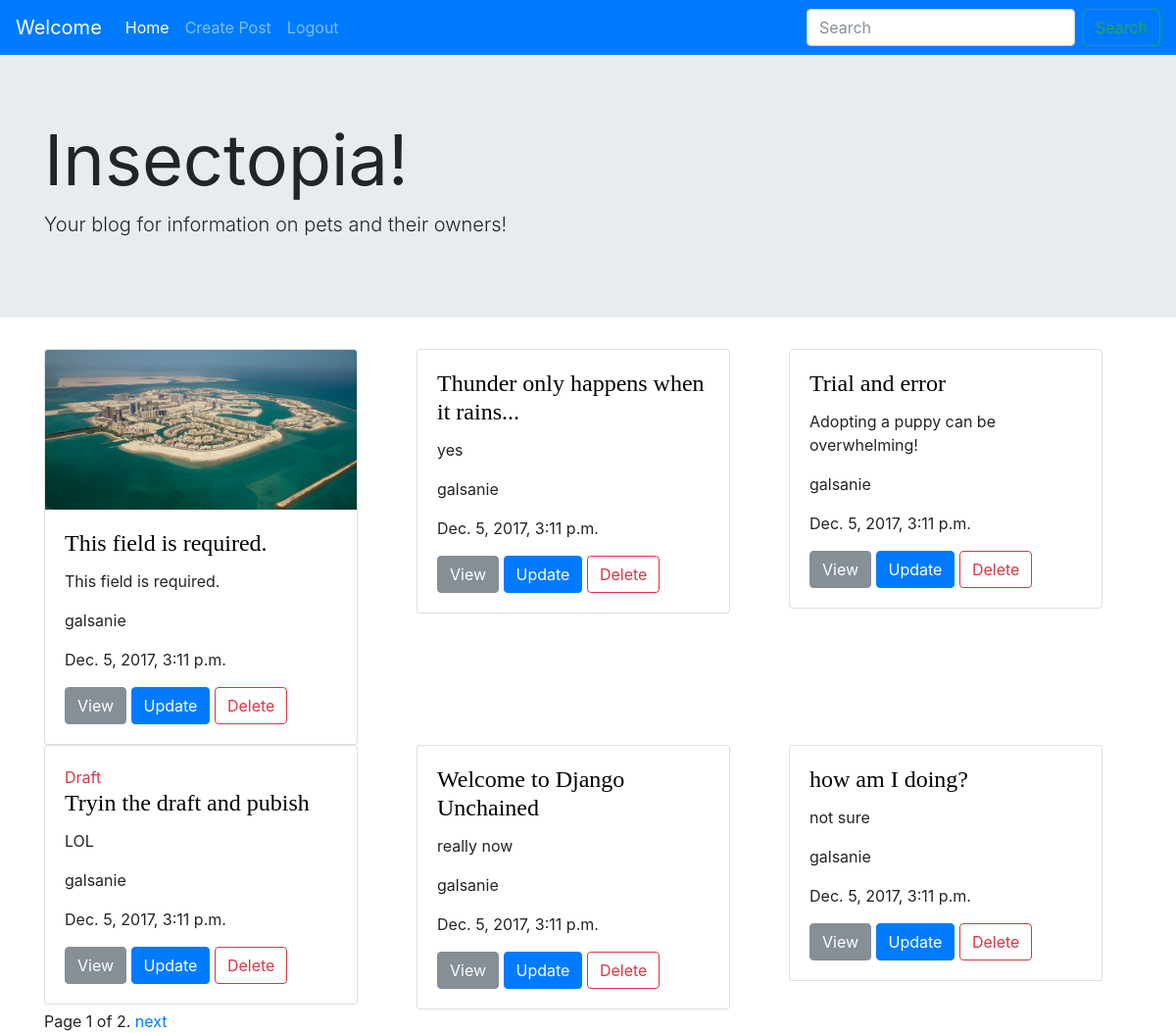
Page /posts/list/ (signed in) on the committed database.
### posts/models.py (models this page shows, shortened)
class Post(models.Model):
	title = models.CharField(max_length=225)
	author = models.ForeignKey(User, default=1)
	slug = models.SlugField(unique=True)
	content = models.TextField()
	updated = models.DateTimeField(auto_now=True, auto_now_add=False)
	timestamp = models.DateTimeField(auto_now=False, auto_now_add=True)
	img = models.ImageField(null=True, blank=True, upload_to="post_images")
	draft = models.BooleanField(default=False)
	publish = models.DateField()
	def get_absolute_url(self):
		return reverse("posts:detail", kwargs={"post_slug": self.slug})
	class Meta:
		ordering = [ "title" ]

### posts/views.py (the view, shortened to what this page needs)
def post_list(request):
	today = timezone.now().date()
	objects = Post.objects.filter(draft=False, publish__lte=today)#.order_by('title') <==this could be added here in case you want to ovverride the Model ordering
	if request.user.is_staff:
		objects= Post.objects.all()
	query = request.GET.get('q')
	paginator = Paginator(objects, 6)
	number = request.GET.get ('page')
	try:
		objects = paginator.page(number)
	except PageNotAnInteger:
		objects = paginator.page(1)
	except EmptyPage:
		objects = paginator.page(paginator.num_pages)
	context = {
		"post_items": objects,
		"today": today,
	}
	return render(request, "post_list.html", context)

### posts/templates/post_list.html (shortened to what this page needs)
{% extends "base.html" %}
{% block content %}
    <div class="row justify-content-center">
	{% for item in post_items %}
    <div class="col-sm-12 col-md-6 col-lg-4">
		<div class="card" style="width: 20rem;">
	<div class="thumbnail">
   		{% if item.img %}
        	<img src="{{item.img.url}}" alt="" class="card-img-top">
    	{% endif %}
    </div>
  	<div class="card-body">
    {% if item.draft %}
        <span class="text-danger">Draft</span>
    {% endif %}
    <h4 class="card-title"><a class="cardcustomlink" href="{% url 'posts:detail' post_slug=item.slug %}">{{item.title}}</a></h4>
    {{item.content|linebreaks|truncatechars:100}}
    <p class="card-text">{{item.author.username}}</p>
    <p class="card-text">{{item.author.last_login}}</p>
    <a href="{{ item.get_absolute_url }}" class="btn btn-secondary" role="button">View</a>
	<a href="{% url 'posts:update' post_slug=item.slug %}" class="btn btn-primary">Update</a>
	<a href="{% url 'posts:delete' post_slug=item.slug %}" class="btn btn-outline-danger">Delete</a>
</div>
  </div>
</div>
    {% empty %}
    <h1>Sorry, no search results for {{request.GET.q}}</h1>
	{% endfor %}
	</div>
	<div class="pagination">
    <span class="step-links">
        <span class="current">
            Page {{ post_items.number }} of {{ post_items.paginator.num_pages }}.
        </span>
        {% if post_items.has_next %}
            <a href="?page={{ post_items.next_page_number }}&q={{request.GET.q}}">next</a>
        {% endif %}
    </span>
	</div>
 {% endblock %}

### posts/static/css/base.css (style rules this page uses)
.cardcustomlink { font-family: garamound; color: #000000; }

### rows in the picture
Post: img (picture), title "This field is required.", content "This field is required.", author.username "galsanie", author.last_login "Dec. 5, 2017, 3:11 p.m."
Post: title "Thunder only happens when it rains...", content "yes", author.username "galsanie", author.last_login "Dec. 5, 2017, 3:11 p.m."
Post: title "Trial and error", content "Adopting a puppy can be overwhelming!", author.username "galsanie", author.last_login "Dec. 5, 2017, 3:11 p.m."
Post: draft "Draft", title "Tryin the draft and pubish", content "LOL", author.username "galsanie", author.last_login "Dec. 5, 2017, 3:11 p.m."
Post: title "Welcome to Django Unchained", content "really now", author.username "galsanie", author.last_login "Dec. 5, 2017, 3:11 p.m."
Post: title "how am I doing?", content "not sure", author.username "galsanie", author.last_login "Dec. 5, 2017, 3:11 p.m."

### other values in the picture
{{ post_items.number }} "1"
{{ post_items.paginator.num_pages }} "2"
